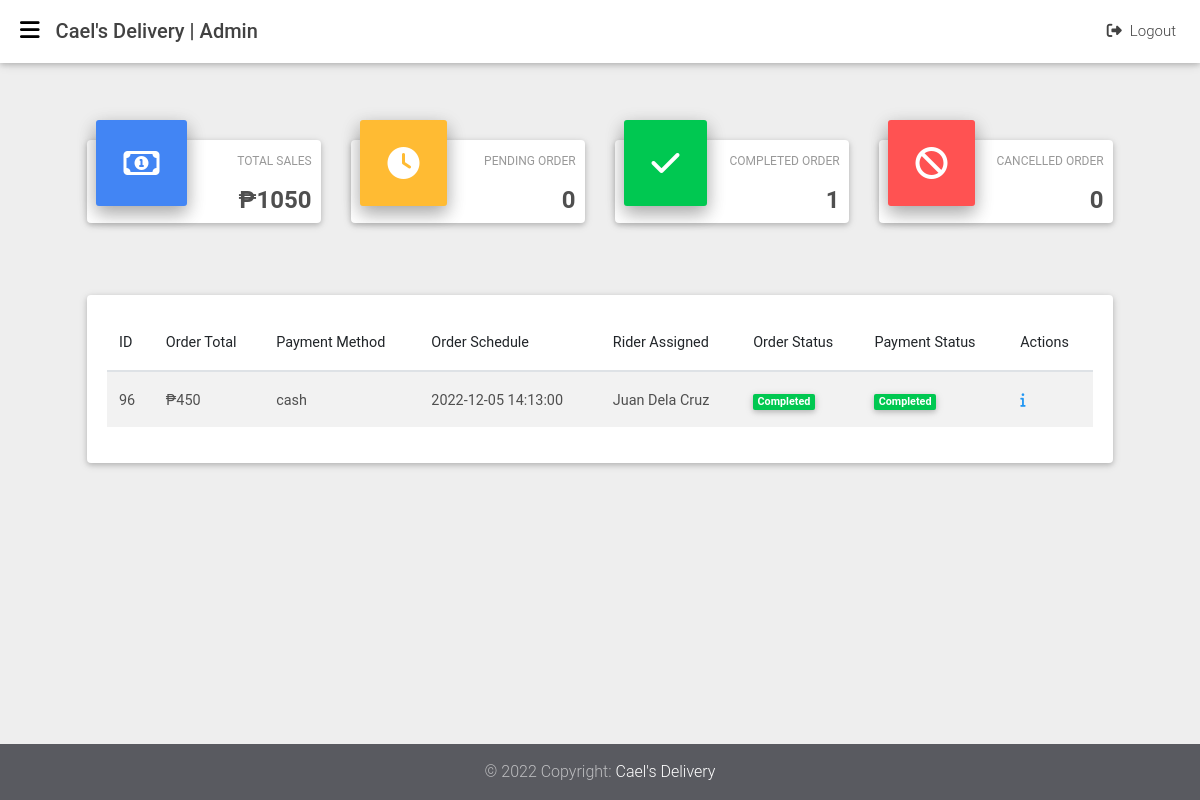
The app's page /admins/index (signed in) with its own data.
### tables this page shows
CREATE TABLE `orders` (
  `order_id` int(11) NOT NULL,
  `order_schedule` datetime NOT NULL,
  `user_id` int(11) NOT NULL,
  `rider_id` int(11) NOT NULL,
  `shipping_id` int(11) NOT NULL,
  `payment_id` int(11) NOT NULL,
  `order_total` varchar(255) NOT NULL,
  `order_status` int(11) NOT NULL,
  `created_at` datetime NOT NULL DEFAULT current_timestamp()
);

CREATE TABLE `payments` (
  `payment_id` int(11) NOT NULL,
  `payment_method` varchar(255) NOT NULL,
  `payment_status` int(11) NOT NULL DEFAULT 0,
  `shipping_id` int(11) NOT NULL,
  `created_at` datetime NOT NULL DEFAULT current_timestamp()
);

CREATE TABLE `riders` (
  `rider_id` int(11) NOT NULL,
  `rider_first_name` varchar(255) NOT NULL,
  `rider_last_name` varchar(255) NOT NULL,
  `rider_email` varchar(255) NOT NULL,
  `rider_contact` varchar(255) NOT NULL,
  `rider_address` text NOT NULL,
  `rider_city` varchar(255) NOT NULL,
  `rider_image` varchar(255) NOT NULL DEFAULT 'default_avatar.png',
  `created_at` datetime NOT NULL DEFAULT current_timestamp()
);

### app/libraries/Core.php (called while the page is built, shortened)
<?php
class Core
{
  protected $currentMethod = 'index';
  public function __construct()
  {
    $url = $this->getUrl();
    if (isset($url[0])) {
      if (file_exists('../app/controllers/' . ucwords($url[0]) . '.php')) {
        unset($url[0]);
      }
    }
    $this->currentController = new $this->currentController;
    if (isset($url[1])) {
      if (method_exists($this->currentController, $url[1])) {
        $this->currentMethod = $url[1];
        unset($url[1]);
      }
    }
    $this->params = $url ? array_values($url) : [];
    call_user_func_array([$this->currentController, $this->currentMethod], $this->params);
  }
  public function getUrl()
  {
    if (isset($_GET['url'])) {
      $url = rtrim($_GET['url'], '/');
      $url = filter_var($url, FILTER_SANITIZE_URL);
      $url = explode('/', $url);
      return $url;
    }
  }
}

### public/index.php (called while the page is built, shortened)
<?php
$init = new Core;

### app/libraries/Database.php (called while the page is built, shortened)
<?php
class Database
{
	private $host = DB_HOST;
	private $user = DB_USER;
	private $pass = DB_PASS;
	private $dbname = DB_NAME;
	private $dbh;
	private $stmt;
	public function __construct()
	{
		$dsn = 'mysql:host=' . $this->host . ';dbname=' . $this->dbname;
		$options = array(
			PDO::ATTR_PERSISTENT => true,
			PDO::ATTR_ERRMODE => PDO::ERRMODE_EXCEPTION
		);
		try {
			$this->dbh = new PDO($dsn, $this->user, $this->pass, $options);
		}
		catch (PDOException $e) {
			$this->error = $e->getMessage();
		}
	}
	public function query($query)
	{
		$this->stmt = $this->dbh->prepare($query);
	}
	public function execute()
	{
		return $this->stmt->execute();
	}
	public function resultset()
	{
		$this->execute();
		return $this->stmt->fetchAll(PDO::FETCH_OBJ);
	}
}

### app/models/Order.php (called while the page is built, shortened)
<?php
class Order
{
  private $db;
  public function __construct()
  {
    $this->db = new Database;
  }
  public function getAllCompletedOrders()
  {
    $this->db->query("SELECT *,
                      orders.order_id as orderID,
                      users.user_id as userID,
                      shippings.shipping_id as shippingID,
                      payments.payment_id as paymentID,
                      orders.order_total as orderTotal,
                      orders.order_status as orderStatus
                      FROM orders
                      INNER JOIN users
                      ON orders.user_id = users.user_id
                      INNER JOIN shippings
                      ON orders.shipping_id = shippings.shipping_id
                      INNER JOIN payments
                      ON orders.payment_id = payments.payment_id
                      INNER JOIN riders
                      ON orders.rider_id = riders.rider_id
                      WHERE
                      orders.order_status = 3
                      AND payments.payment_status = 1
                      ORDER BY orders.created_at ASC;");
    $results = $this->db->resultSet();
    return $results;
  }
  public function totalSales()
  {
    $this->db->query("SELECT
                      SUM(order_total)
                      AS sum
                      FROM orders
                      WHERE order_status = 1");
    $this->db->execute();
    $totalSales = $this->db->single();
    if ($totalSales) {
      return $totalSales;
    } else {
      return false;
    }
  }
  public function pendingOrders()
  {
    $this->db->query('SELECT *,
                      orders.order_id as orderID,
                      payments.payment_id as paymentID
                      FROM orders
                      INNER JOIN payments
                      ON orders.payment_id = payments.payment_id
                      WHERE order_status = 0
                      AND payment_status = 0');
    $this->db->execute();
    return $this->db->rowCount();
  }
  public function cancelledOrders()
  {
    $this->db->query('SELECT *,
                      orders.order_id as orderID,
                      payments.payment_id as paymentID
                      FROM orders
                      INNER JOIN payments
                      ON orders.payment_id = payments.payment_id
                      WHERE order_status = 4
                      AND payment_status = 0;');
    $this->db->execute();
    return $this->db->rowCount();
  }
  public function completeOrders()
  {
    $this->db->query('SELECT *,
                      orders.order_id as orderID,
                      payments.payment_id as paymentID
                      FROM orders
                      INNER JOIN payments
                      ON orders.payment_id = payments.payment_id
                      WHERE order_status = 3
                      AND payment_status = 1;');
    $this->db->execute();
    return $this->db->rowCount();
  }
}

### app/views/admins/index.php (the view)
<?php require APPROOT . '/views/admins/inc/header.php'; ?>
<?php require APPROOT . '/views/admins/inc/sidebar.php'; ?>
<?php require APPROOT . '/views/admins/inc/navbar.php'; ?>
<main>
  <div class="container-fluid">
    <section class="mt-md-4 pt-md-2 mb-5 pb-4">
      <div class="row">
        <div class="col-xl-3 col-md-6 mb-xl-0 mb-4">
          <div class="card card-cascade cascading-admin-card">
            <div class="admin-up">
              <i class="far fa-money-bill-alt primary-color mr-3 z-depth-2"></i>
              <div class="data">
                <p class="text-uppercase">Total Sales</p>
                <h4 class="font-weight-bold dark-grey-text">&#8369;<?php echo $data['total_sales']; ?></h4>
              </div>
            </div>
          </div>
        </div>
        <div class="col-xl-3 col-md-6 mb-xl-0 mb-4">
          <div class="card card-cascade cascading-admin-card">
            <div class="admin-up">
              <i class="fas fa-clock warning-color mr-3 z-depth-2"></i>
              <div class="data">
                <p class="text-uppercase">Pending Order</p>
                <h4 class="font-weight-bold dark-grey-text"><?php echo $data['total_pending_orders']; ?></h4>
              </div>
            </div>
          </div>
        </div>
        <div class="col-xl-3 col-md-6 mb-md-0 mb-4">
          <div class="card card-cascade cascading-admin-card">
            <div class="admin-up">
              <i class="fas fa-check success-color lighten-1 mr-3 z-depth-2"></i>
              <div class="data">
                <p class="text-uppercase">Completed Order</p>
                <h4 class="font-weight-bold dark-grey-text"><?php echo $data['total_completed_orders']; ?></h4>
              </div>
            </div>
          </div>
        </div>
        <div class="col-xl-3 col-md-6 mb-0">
          <div class="card card-cascade cascading-admin-card">
            <div class="admin-up">
              <i class="fas fa-ban red accent-2 mr-3 z-depth-2"></i>
              <div class="data">
                <p class="text-uppercase">Cancelled Order</p>
                <h4 class="font-weight-bold dark-grey-text"><?php echo $data['total_cancelled_orders'] ?></h4>
              </div>
            </div>
          </div>
        </div>
      </div>
    </section>
    <section>
      <div class="card">
        <div class="card-body">
          <div class="table-responsive">
            <table id="myTable" class="table table-striped display" cellspacing="0" width="100%">
              <thead>
                <tr>
                  <th>ID</th>
                  <th>Order Total</th>
                  <th>Payment Method</th>
                  <th>Order Schedule</th>
                  <th>Rider Assigned</th>
                  <th>Order Status</th>
                  <th>Payment Status</th>
                  <th>Actions</th>
                </tr>
              </thead>
              <tbody>
                <?php foreach ($data['orders'] as $order) : ?>
                  <tr>
                    <td><?php echo $order->order_id; ?></td>
                    <td>&#8369;<?php echo $order->order_total; ?></td>
                    <td><?php echo $order->payment_method; ?></td>
                    <td><?php echo $order->order_schedule; ?></td>
                    <td>
                      <?php if ($order->rider_id == 0) : ?>
                        <span class="badge badge-warning">Pending</span>
                      <?php else : ?>
                        <?php echo $order->rider_first_name ?>&nbsp;<?php echo $order->rider_last_name ?>
                      <?php endif; ?>
                    </td>
                    <td>
                      <?php
                      if ($order->order_status == 3) {
                        echo '<span class="badge badge-success">Completed</span>';
                      } elseif ($order->order_status == 4) {
                        echo '<span class="badge badge-danger">Cancelled</span>';
                      }
                      ?>
                    </td>
                    <td>
                      <?php
                      if ($order->payment_status == 0) {
                        echo '<span class="badge badge-warning">Pending</span>';
                      } elseif ($order->payment_status == 1) {
                        echo '<span class="badge badge-success">Completed</span>';
                      } elseif ($order->payment_status == 2) {
                        echo '<span class="badge badge-danger">Cancelled</span>';
                      }
                      ?>
                    </td>
                    <td>
                      <a href="<?php echo URLROOT; ?>/orders/details/<?php echo $order->order_id; ?>"><i class="fa-solid fa-info blue-text" data-toggle="tooltip" data-placement="top" title="View Order Details"></i>
                      </a>
                    </td>
                  </tr>
                <?php endforeach; ?>
              </tbody>
            </table>
          </div>
        </div>
      </div>
    </section>
  </div>
</main>
<?php require APPROOT . '/views/admins/inc/footer.php'; ?>

### records on screen
orders: order_id "96", order_total "450", payment.payment_method "cash", order_schedule "2022-12-05 14:13:00", rider.rider_first_name "Juan", rider.rider_last_name "Dela Cruz", order_status "Completed"

### other values on screen
SITENAME "Cael's Delivery"
$data['total_sales'] "1050"
$data['total_pending_orders'] "0"
$data['total_completed_orders'] "1"
$data['total_cancelled_orders'] "0"
